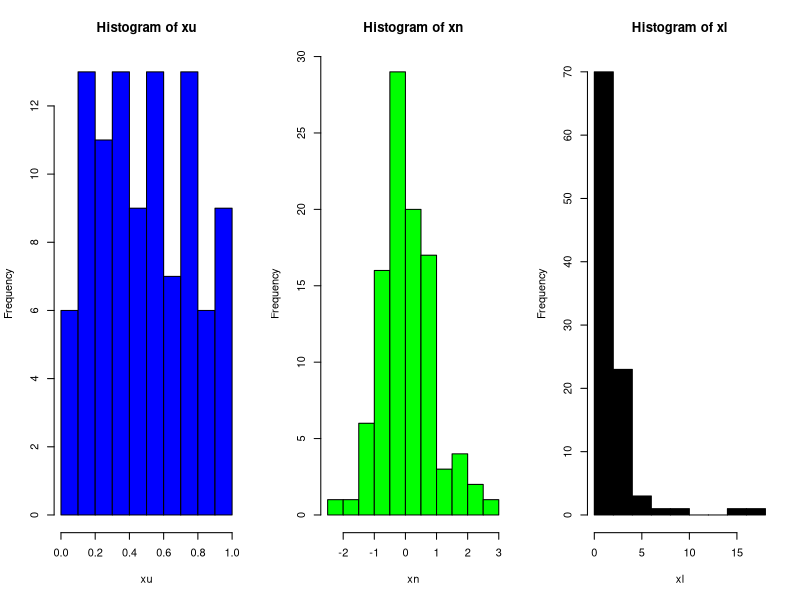
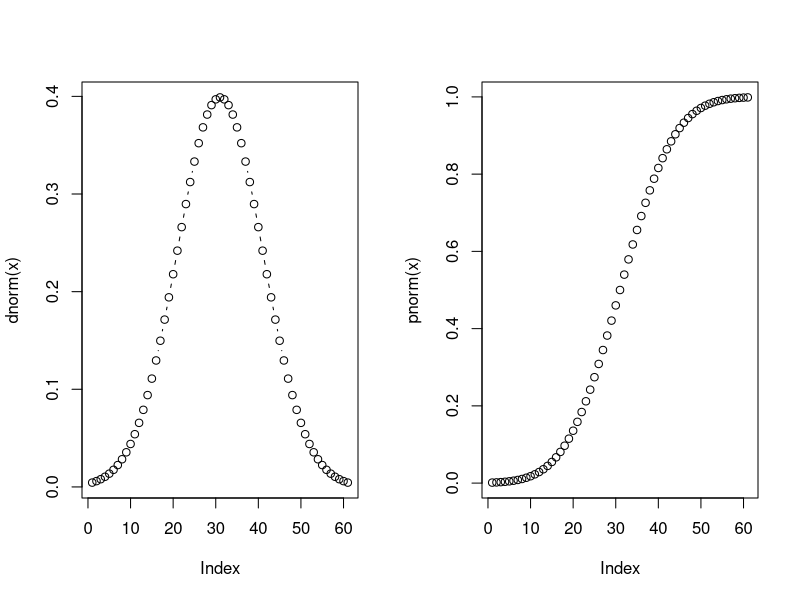
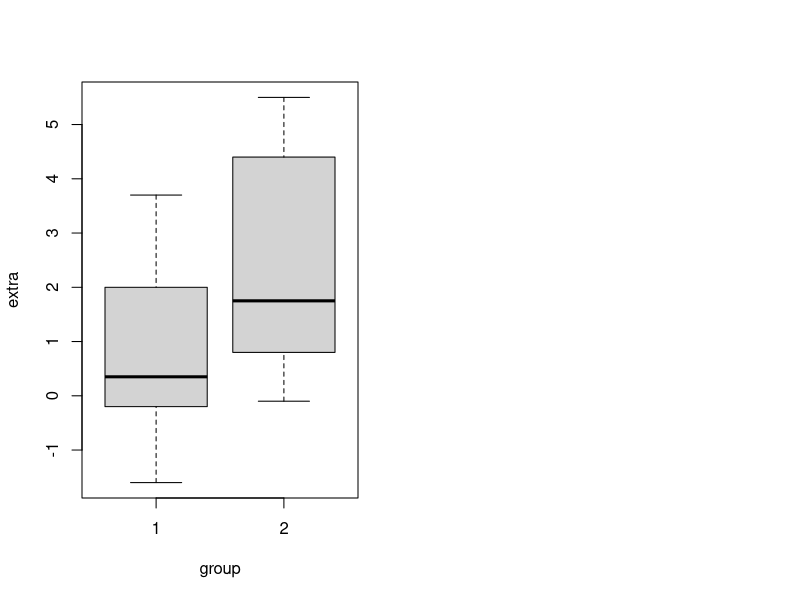
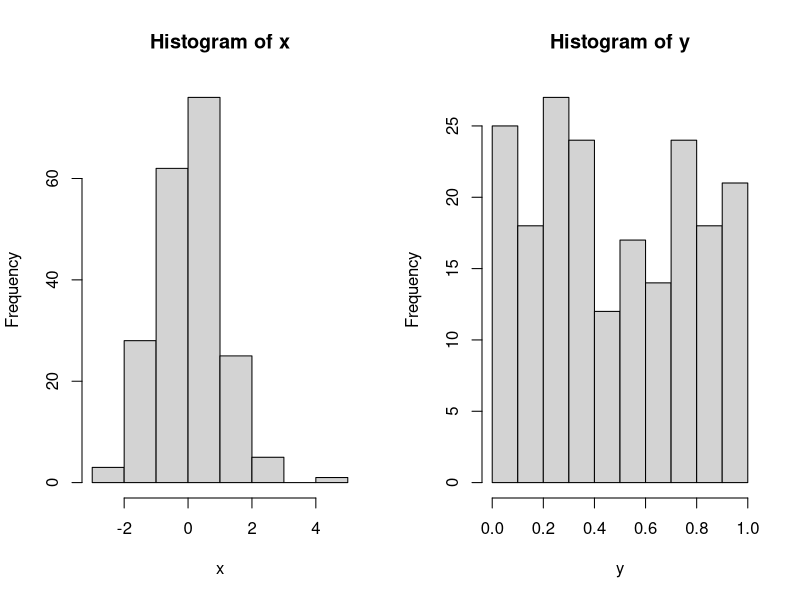
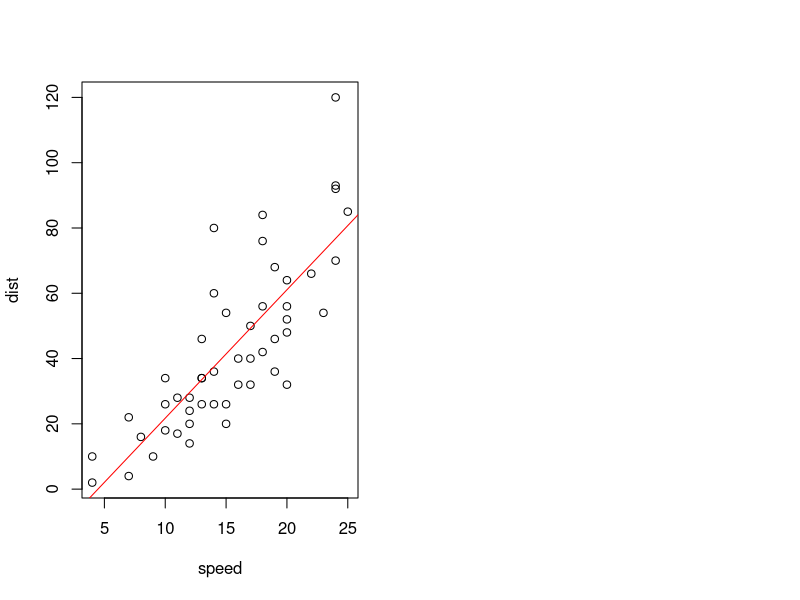
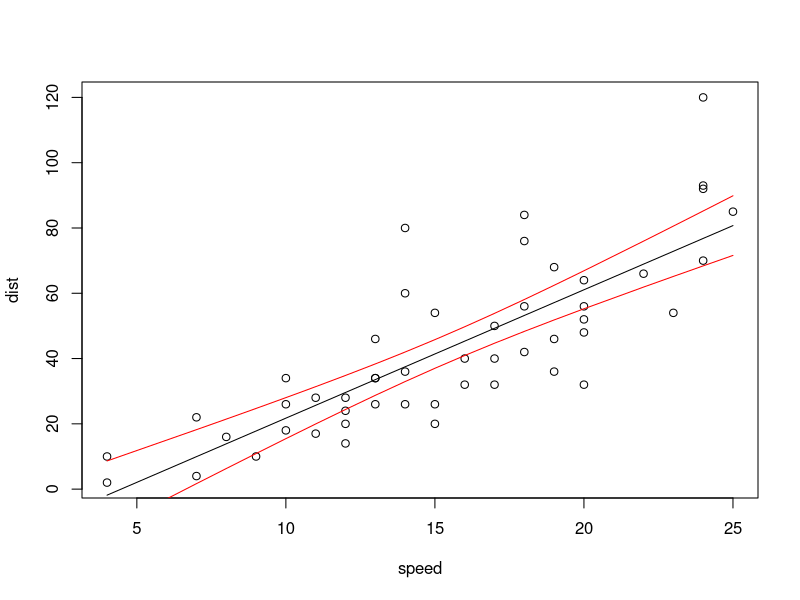
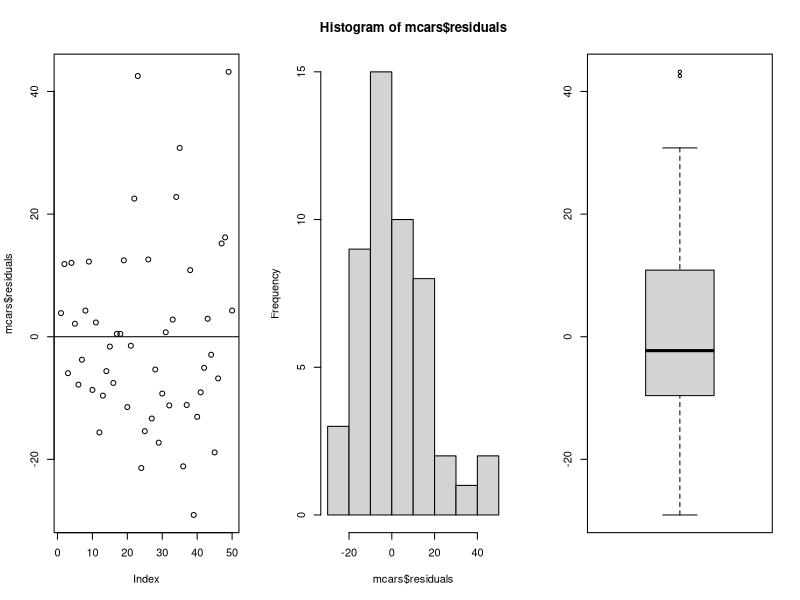
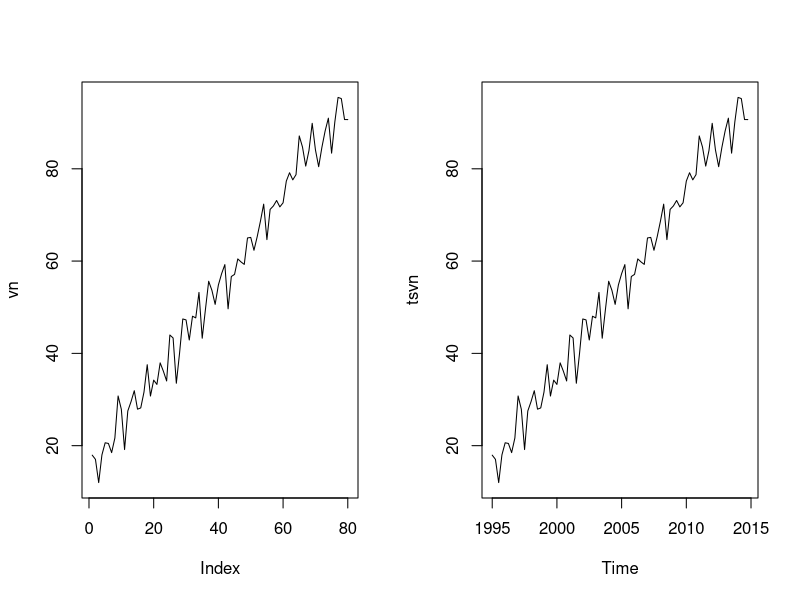

These figures' R source, in order:
## ---- chunk 1
v0=rnorm(10);             # v1=edit(v0)
m0=sapply(c(2,2),runif)   # m1=edit(m0)
d0=data.frame(m0)         # d0[2,2]=0; d0$X1[1]=0;
## ---- chunk 2
#data()
data(sleep);tail(sleep,2)

## ---- chunk 3
v0=rnorm(10); v1=v0[v0>0.5]; v1
d0=data.frame(n=1:4,s=rep(c("aa","bb"),2),x=runif(4))
d1=d0[d0$n>2 & d0$s=="aa",]
## ---- chunk 4
v0=round(runif(n=10,min=1,max=20));               # v0[order(v0)]==sort[v0]
c(paste('v0       :',paste(v0,collapse = " ,")),  # decreasing = FALSE
  paste('sort(v0) :',paste(sort(v0),collapse = " ,")),
  paste('order(v0):',paste(order(v0),collapse = " ,"))
  )
## ---- chunk 5
d0=round(sapply(rep(5,3),runif)*20);d0=data.frame(d0);
colnames(d0)=c("x","y","z");d0
ord=order(d0$x,-d0$y);      d1=d0[ord,];d1

## ---- chunk 6
x=1:10;sample(x,5); # replace, prob
sample(x,20,replace=TRUE,prob=rep(c(0.2,0.8),5)) #rnorm

## ---- chunk 7
# 样本空间/随机变量/概率分布  
par(mfrow = c(1, 3));xu=runif(100);xn=rnorm(100);xl=rlnorm(100);
hist(xu,col='blue');hist(xn,col='green');hist(xl,col='black');
## ---- chunk 8
# 密度函数/分布函数  
par(mfrow = c(1, 2)); x=seq(-3,3,0.1);
plot(dnorm(x),type='b');plot(pnorm(x),type='b');

## ---- chunk 9
data(cars)
cars$price=round(runif(nrow(cars),min=0.8,max=10),2)
head(cars)

## ---- chunk 10
# sum , (mean,var,sd,min,max,,median,mad),FBasics::skewness/kurtosis
sum(cars)  #vector/list/matrix/data.frame
sum(cars$speed)  #vector/list/matrix/data.frame
# 行列统计  
#apply(cars,1,sum)
apply(cars,2,sum)

## ---- chunk 11
# 非单一返回  fivenum, quantile
range(cars)
range(cars$speed)
apply(cars,2,range)

## ---- chunk 12
dtmp=tail(cars)
x=ave(dtmp[,2],dtmp[,1],FUN=function(x) median(x))  # factor
dtmp$distgpspeed=x; dtmp

## ---- chunk 13
dagg=aggregate(cbind(dist,price)~speed,cars,mean);head(dagg,3)
xtabs(price~speed+dist ,head(dagg))  

## ---- chunk 14
table(tail(cars$speed))
s=cars$speed;max(s);length(s)
a=tabulate(s);length(a) # 小于等于0，忽略

## ---- chunk 15
dt=cars$dist;dt[dt>=60&dt<80];stem(dt)

## ---- chunk 16
summary(cars) # r object

## ---- chunk 17
data(sleep);head(sleep,1);plot(extra ~ group,sleep)#boxplot 

## ---- chunk 18
# t.test(x,y=NULL,alternative=c("two.sided","less","greater"),conf.level=0.95)
t.test(extra ~ group,data=sleep) 

## ---- chunk 19
t.test(rnorm(100),rnorm(100)+1)
## ---- chunk 20
t.test(rnorm(100),c(rnorm(100)+1,1000)) # 尽然没差异了...
## ---- chunk 21
smokers  <- c( 83, 90, 129, 70 ) #抽烟vs肺癌  
patients <- c( 86, 93, 136, 82 )
prop.test(smokers, patients)

## ---- chunk 22
## From Agresti(2007) p.39
M <- as.table(rbind(c(762, 327, 468), c(484, 239, 477)))
dimnames(M) <- list(gender = c("M","F"),
                    party = c("Democrat","Independent", "Republican"))
M;Xsq=chisq.test(M);Xsq  # Prints test summary

## ---- chunk 23
Xsq$observed
Xsq$expected  
## ---- chunk 24
x <- rnorm(200);y <- runif(200);
par(mfrow = c(1, 2)); 
hist(x);hist(y);

## ---- chunk 25
ks.test(x,y);ks.test(x,rnorm(50));  #help(anova)
## ---- chunk 26
attach(cars) ; cor(dist,speed);
plot(speed,dist); abline(m<-lm(dist~speed),col='red')

## ---- chunk 27
r=cor(dist,speed);r
cor.test(dist,speed)

## ---- chunk 28
r*sqrt(length(dist)-2)/sqrt(1-r^2)

## ---- chunk 29
mcars=lm(dist~speed,cars);summary(mcars)

## ---- chunk 30
names(mcars);anova(mcars) #attributes

## ---- chunk 31
pdist=predict(mcars,interval='confidence');
head(pdist,10)
## ---- chunk 32
par(mfrow = c(1, 1))
plot(speed,dist);lines(speed,pdist[,1]);
lines(speed,pdist[,2],col='red');lines(speed,pdist[,3],col='red');

## ---- chunk 33
par(mfrow = c(1, 3))
plot(mcars$residuals);abline(h=0)
hist(mcars$residuals);boxplot(mcars$residuals) #qqplot

## ---- chunk 34
vn=(11:90)+rep(c(5,4,-1,2),20)+rnorm(80,mean=2,sd=2) #runif(80,min=0,max=2)
tsvn=ts(vn,frequency=4,start=c(1995, 1))
par(mfrow = c(1, 2))
plot(vn,type="l");plot(tsvn)

## ---- chunk 35
dtsvn=decompose(tsvn,type="additive") #multiplicative
plot(dtsvn)

## ---- chunk 36
attributes(dtsvn)
dtsvn$figure
## ---- chunk 37
# stl,  HoltWinters 
d2tsvn=stl(tsvn,s.window = "periodic");plot(d2tsvn)

